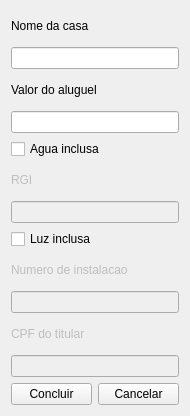
<?xml version="1.0" encoding="UTF-8"?>
<ui version="4.0">
 <class>Cadastrar_casa</class>
 <widget class="QWidget" name="Cadastrar_casa">
  <property name="enabled">
   <bool>true</bool>
  </property>
  <property name="geometry">
   <rect>
    <x>0</x>
    <y>0</y>
    <width>190</width>
    <height>416</height>
   </rect>
  </property>
  <property name="minimumSize">
   <size>
    <width>190</width>
    <height>416</height>
   </size>
  </property>
  <property name="maximumSize">
   <size>
    <width>190</width>
    <height>416</height>
   </size>
  </property>
  <property name="windowTitle">
   <string>Cadastrar casa</string>
  </property>
  <property name="layoutDirection">
   <enum>Qt::LeftToRight</enum>
  </property>
  <property name="autoFillBackground">
   <bool>false</bool>
  </property>
  <layout class="QVBoxLayout" name="verticalLayout_2">
   <property name="sizeConstraint">
    <enum>QLayout::SetMinimumSize</enum>
   </property>
   <item>
    <layout class="QVBoxLayout" name="verticalLayout">
     <property name="sizeConstraint">
      <enum>QLayout::SetMaximumSize</enum>
     </property>
     <item>
      <widget class="QLabel" name="label">
       <property name="text">
        <string>Nome da casa</string>
       </property>
      </widget>
     </item>
     <item>
      <widget class="QLineEdit" name="campo_nomeDaCasa">
       <property name="text">
        <string/>
       </property>
       <property name="maxLength">
        <number>200</number>
       </property>
      </widget>
     </item>
     <item>
      <widget class="QLabel" name="label_2">
       <property name="text">
        <string>Valor do aluguel</string>
       </property>
      </widget>
     </item>
     <item>
      <widget class="QLineEdit" name="campo_valorDoAluguel">
       <property name="inputMask">
        <string/>
       </property>
       <property name="text">
        <string/>
       </property>
      </widget>
     </item>
     <item>
      <widget class="QCheckBox" name="checkBox_aguaInclusa">
       <property name="text">
        <string>Agua inclusa</string>
       </property>
      </widget>
     </item>
     <item>
      <widget class="QLabel" name="label_5">
       <property name="enabled">
        <bool>false</bool>
       </property>
       <property name="text">
        <string>RGI</string>
       </property>
      </widget>
     </item>
     <item>
      <widget class="QLineEdit" name="RGI">
       <property name="enabled">
        <bool>false</bool>
       </property>
       <property name="inputMask">
        <string>9999999999</string>
       </property>
      </widget>
     </item>
     <item>
      <widget class="QCheckBox" name="checkBox_luzinclusa">
       <property name="text">
        <string>Luz inclusa</string>
       </property>
      </widget>
     </item>
     <item>
      <widget class="QLabel" name="label_4">
       <property name="enabled">
        <bool>false</bool>
       </property>
       <property name="text">
        <string>Numero de instalacao</string>
       </property>
      </widget>
     </item>
     <item>
      <widget class="QLineEdit" name="campo_numero_instalacao">
       <property name="enabled">
        <bool>false</bool>
       </property>
       <property name="inputMask">
        <string notr="true">0000000000</string>
       </property>
       <property name="text">
        <string/>
       </property>
       <property name="frame">
        <bool>true</bool>
       </property>
       <property name="cursorPosition">
        <number>0</number>
       </property>
       <property name="cursorMoveStyle">
        <enum>Qt::VisualMoveStyle</enum>
       </property>
      </widget>
     </item>
     <item>
      <widget class="QLabel" name="label_3">
       <property name="enabled">
        <bool>false</bool>
       </property>
       <property name="text">
        <string>CPF do titular</string>
       </property>
      </widget>
     </item>
     <item>
      <widget class="QLineEdit" name="CPF_titular">
       <property name="enabled">
        <bool>false</bool>
       </property>
       <property name="inputMask">
        <string>99999999999</string>
       </property>
       <property name="maxLength">
        <number>11</number>
       </property>
      </widget>
     </item>
     <item>
      <layout class="QHBoxLayout" name="horizontalLayout">
       <property name="spacing">
        <number>6</number>
       </property>
       <item>
        <widget class="QPushButton" name="botao_concluir">
         <property name="text">
          <string>Concluir</string>
         </property>
        </widget>
       </item>
       <item>
        <widget class="QPushButton" name="botao_cancelar">
         <property name="text">
          <string>Cancelar</string>
         </property>
        </widget>
       </item>
      </layout>
     </item>
    </layout>
   </item>
  </layout>
  <zorder></zorder>
 </widget>
 <resources/>
 <connections/>
</ui>
